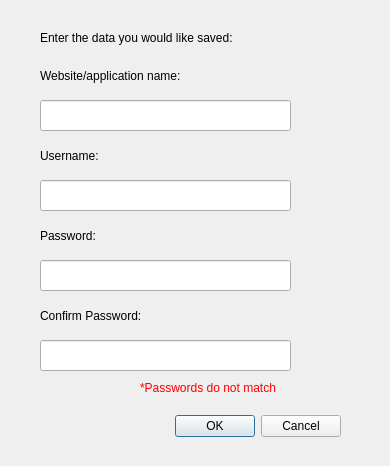
<?xml version="1.0" encoding="UTF-8"?>
<ui version="4.0">
 <class>manual_pass</class>
 <widget class="QDialog" name="manual_pass">
  <property name="geometry">
   <rect>
    <x>0</x>
    <y>0</y>
    <width>390</width>
    <height>466</height>
   </rect>
  </property>
  <property name="windowTitle">
   <string>Manually Setting Password</string>
  </property>
  <widget class="QDialogButtonBox" name="buttonBox">
   <property name="geometry">
    <rect>
     <x>0</x>
     <y>410</y>
     <width>341</width>
     <height>32</height>
    </rect>
   </property>
   <property name="orientation">
    <enum>Qt::Horizontal</enum>
   </property>
   <property name="standardButtons">
    <set>QDialogButtonBox::Cancel|QDialogButtonBox::Ok</set>
   </property>
  </widget>
  <widget class="QLabel" name="label">
   <property name="geometry">
    <rect>
     <x>40</x>
     <y>30</y>
     <width>251</width>
     <height>16</height>
    </rect>
   </property>
   <property name="text">
    <string>Enter the data you would like saved:</string>
   </property>
  </widget>
  <widget class="QLabel" name="label_2">
   <property name="geometry">
    <rect>
     <x>40</x>
     <y>60</y>
     <width>231</width>
     <height>31</height>
    </rect>
   </property>
   <property name="text">
    <string>Website/application name:</string>
   </property>
  </widget>
  <widget class="QLineEdit" name="site_name">
   <property name="geometry">
    <rect>
     <x>40</x>
     <y>100</y>
     <width>251</width>
     <height>31</height>
    </rect>
   </property>
  </widget>
  <widget class="QLabel" name="label_3">
   <property name="geometry">
    <rect>
     <x>40</x>
     <y>140</y>
     <width>251</width>
     <height>31</height>
    </rect>
   </property>
   <property name="text">
    <string>Username:</string>
   </property>
  </widget>
  <widget class="QLineEdit" name="user_box">
   <property name="geometry">
    <rect>
     <x>40</x>
     <y>180</y>
     <width>251</width>
     <height>31</height>
    </rect>
   </property>
  </widget>
  <widget class="QLabel" name="label_4">
   <property name="geometry">
    <rect>
     <x>40</x>
     <y>220</y>
     <width>131</width>
     <height>31</height>
    </rect>
   </property>
   <property name="text">
    <string>Password:</string>
   </property>
  </widget>
  <widget class="QLineEdit" name="pw_box">
   <property name="geometry">
    <rect>
     <x>40</x>
     <y>260</y>
     <width>251</width>
     <height>31</height>
    </rect>
   </property>
  </widget>
  <widget class="QLabel" name="label_5">
   <property name="geometry">
    <rect>
     <x>40</x>
     <y>300</y>
     <width>141</width>
     <height>31</height>
    </rect>
   </property>
   <property name="text">
    <string>Confirm Password:</string>
   </property>
  </widget>
  <widget class="QLineEdit" name="confirm_box">
   <property name="geometry">
    <rect>
     <x>40</x>
     <y>340</y>
     <width>251</width>
     <height>31</height>
    </rect>
   </property>
  </widget>
  <widget class="QLabel" name="error_msg">
   <property name="geometry">
    <rect>
     <x>140</x>
     <y>380</y>
     <width>171</width>
     <height>16</height>
    </rect>
   </property>
   <property name="styleSheet">
    <string notr="true">color: rgb(255, 0, 0)</string>
   </property>
   <property name="text">
    <string>*Passwords do not match</string>
   </property>
  </widget>
 </widget>
 <resources/>
 <connections>
  <connection>
   <sender>buttonBox</sender>
   <signal>accepted()</signal>
   <receiver>manual_pass</receiver>
   <slot>accept()</slot>
   <hints>
    <hint type="sourcelabel">
     <x>248</x>
     <y>254</y>
    </hint>
    <hint type="destinationlabel">
     <x>157</x>
     <y>274</y>
    </hint>
   </hints>
  </connection>
  <connection>
   <sender>buttonBox</sender>
   <signal>rejected()</signal>
   <receiver>manual_pass</receiver>
   <slot>reject()</slot>
   <hints>
    <hint type="sourcelabel">
     <x>316</x>
     <y>260</y>
    </hint>
    <hint type="destinationlabel">
     <x>286</x>
     <y>274</y>
    </hint>
   </hints>
  </connection>
 </connections>
</ui>
